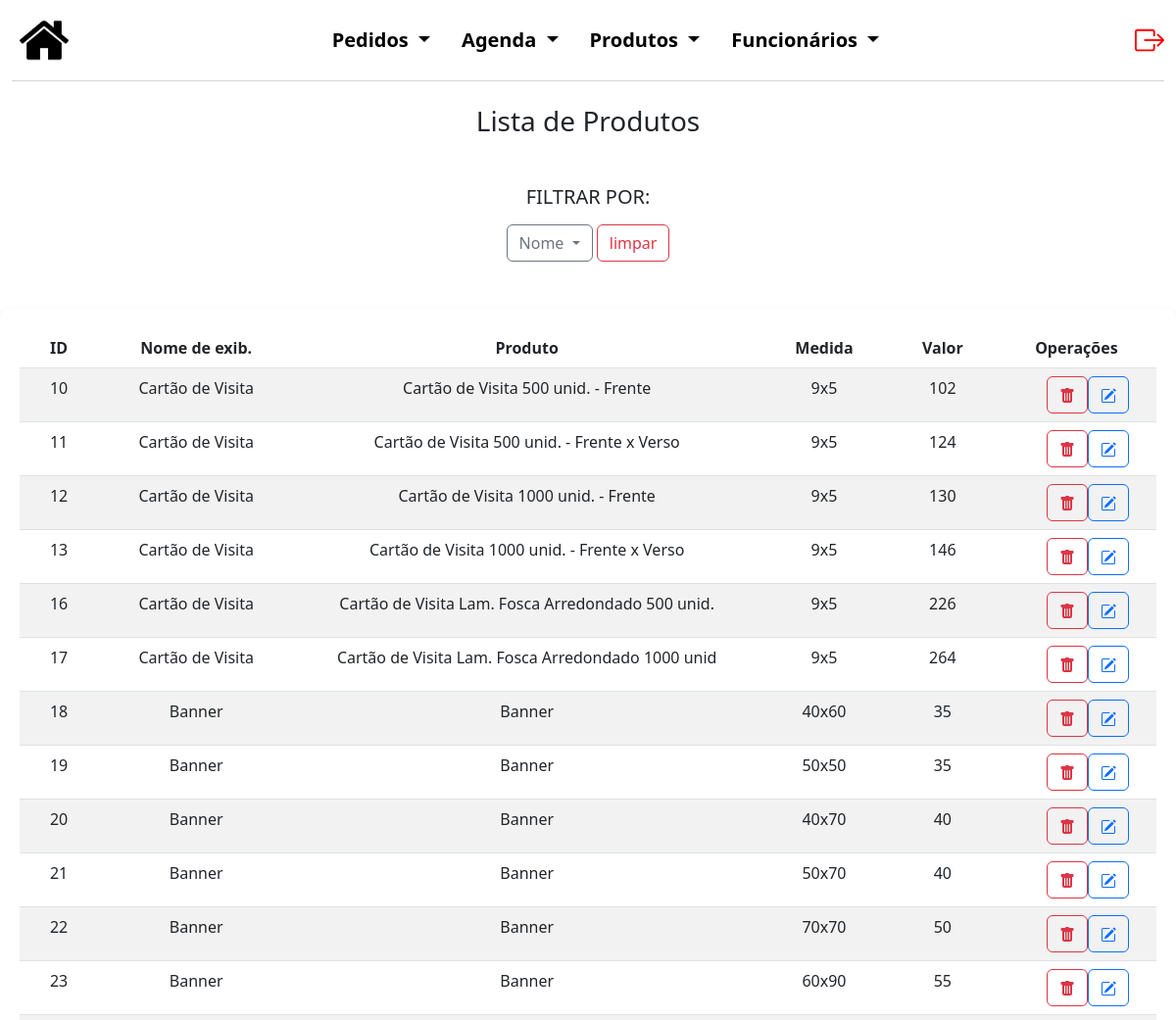
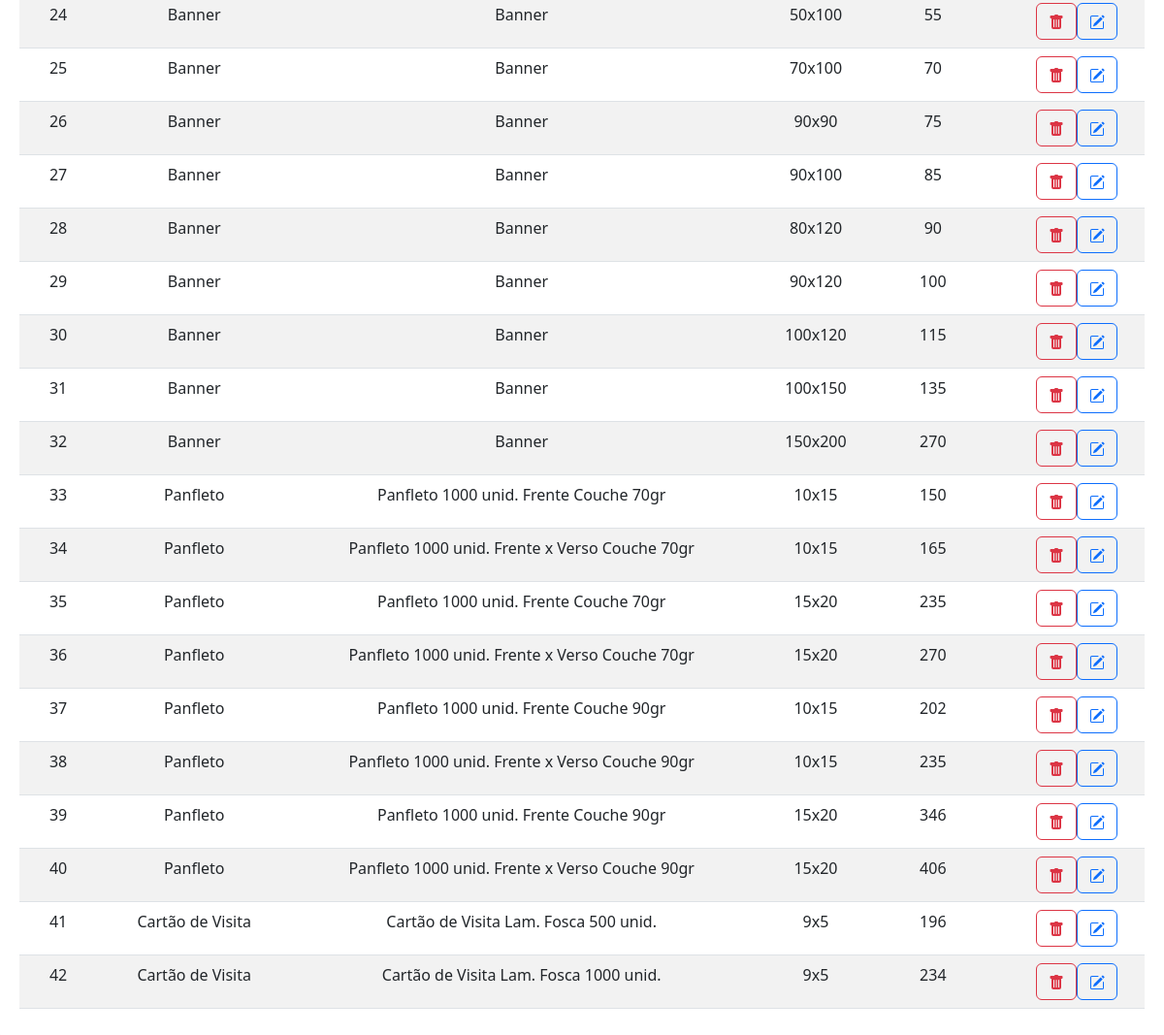
Screenshot of /Sistema/produto/editProd.php (signed in) with the database file from the repository (2 pictures, top to bottom).
### tables this page shows
CREATE TABLE `produtos` (
  `codPro` int(5) NOT NULL,
  `codCat` int(5) NOT NULL,
  `nomeExib` varchar(50) NOT NULL,
  `nomeCat` varchar(50) NOT NULL,
  `medida` varchar(50) NOT NULL,
  `valor` decimal(10,0) NOT NULL,
  `imagem` text NOT NULL
);

### Sistema/produto/editProd.php (the view, shortened to what this page needs)
<?php
$conexao = novaConexao();
$registros = [];
$erro = false;
try {
    $sql = "SELECT * FROM produtos";
    $stmt = $conexao->prepare($sql);
    $stmt->execute();
    $registros = $stmt->fetchAll(PDO::FETCH_ASSOC);
} catch (PDOException $e) {
    $erro = true;
    echo "Erro: " . $e->getMessage();
}
?>
<!DOCTYPE html>
<html lang="pt-BR">
<head>
    <link href="https://cdn.jsdelivr.net/npm/bootstrap@5.3.0/dist/css/bootstrap.min.css" rel="stylesheet">
    <link rel="stylesheet" href="../style.css">
</head>
<body>
    <div class="container-fluid cabecalho">
        <nav class="navbar navbar-light navbar-expand-md" style="background-color: #FFFF;">
            <a class="nav justify-content-start m-2" href="../admInicial.php">
                <img src="../img/back.png">
            </a>
            <div class="collapse navbar-collapse justify-content-center" id="navegacao">
                <ul class="nav nav-pills justify-content-center listas">
                    <li class="nav-item dropdown">
                        <a class="nav-link dropdown-toggle cor_fonte" href="#" id="navbarDropdownMenuLink"
                            data-bs-toggle="dropdown" aria-haspopup="true" aria-expanded="false">
                            Pedidos
                        </a>
                    </li>
                    <li class="nav-item dropdown">
                        <a class="nav-link dropdown-toggle cor_fonte" href="#" id="navbarDropdownMenuLink"
                            data-bs-toggle="dropdown" aria-haspopup="true" aria-expanded="false">
                            Agenda
                        </a>
                    </li>
                    <li class="nav-item dropdown">
                        <a class="nav-link dropdown-toggle cor_fonte" href="#" id="navbarDropdownMenuLink"
                            data-bs-toggle="dropdown" aria-haspopup="true" aria-expanded="false">
                            Produtos
                        </a>
                    </li>
                    <li class="nav-item dropdown">
                        <a class="nav-link dropdown-toggle cor_fonte" href="#" id="navbarDropdownMenuLink"
                            data-bs-toggle="dropdown" aria-haspopup="true" aria-expanded="false">
                            Funcionários
                        </a>
                    </li>
                </ul>
            </div>
            <a href="../logout.php" class="nav-link justify-content-end" style="color: red;">
            </a>
        </nav>
    </div>
    <h3 class="text-center mb-5">Lista de Produtos</h3>
    <div class="container mt-5 mb-5">
        <div class="row justify-content-center text-center">
            <h5 class="mb-3">FILTRAR POR:</h5>
            <div class="dropdown">
                <form method="POST">
                    <button class="btn btn-outline-secondary dropdown-toggle" type="button" id="dropdownMenuButton"
                        data-bs-toggle="dropdown" aria-expanded="false">
                        Nome
                    </button>
                    <button type="submit" class="btn btn-outline-danger" name="limpar" value="pendente">limpar
                    </button>
                </form>
            </div>
        </div>
    </div>
    <?php if ($erro): ?>
        <div class="alert alert-danger" role="alert">
            Não foi possível carregar os dados.
        </div>
    <?php else: ?>
        <div class="container consContainer">
            <table class="table table-striped">
                <thead>
                    <tr>
                        <th>
                            <div class="row justify-content-center text-center titleCons">
                                ID
                            </div>
                        </th>
                        <th>
                            <div class="row justify-content-center titleCons">
                                Nome de exib.
                            </div>
                        </th>
                        <th>
                            <div class="row justify-content-center titleCons">
                                Produto
                            </div>
                        </th>
                        <th>
                            <div class="row justify-content-center text-center titleCons">
                                Medida
                            </div>
                        </th>
                        <th>
                            <div class="row justify-content-center text-center titleCons">
                                Valor
                            </div>
                        </th>
                        <th>
                            <div class="row justify-content-center text-center titleCons">
                                Operações
                            </div>
                        </th>
                    </tr>
                </thead>
                <tbody>
                    <?php foreach ($registros as $registro): ?>
                        <tr>
                            <td>
                                <div class="row justify-content-center registro">
                                    <?php echo ($registro['codPro']); ?>
                                </div>
                            </td>
                            <td>
                                <div class="row justify-content-center registro">
                                    <?php echo ($registro['nomeExib']); ?>
                                </div>
                            </td>
                            <td>
                                <div class="row justify-content-center registro">
                                    <?php echo ($registro['nomeCat']); ?>
                                </div>
                            </td>
                            <td>
                                <div class="row justify-content-center registro">
                                    <?php echo ($registro['medida']); ?>
                                </div>
                            </td>
                            <td>
                                <div class="row justify-content-center registro">
                                    <?php echo ($registro['valor']); ?>
                                </div>
                            </td>
                            <td>
                                <div class="row text-center justify-content-center operacoes">
                                    <div class="col-3 oprBtn">
                                        <form method="POST">
                                            <button type="submit" name="delete" class="btn btn-outline-danger">
                                            </button>
                                        </form>
                                    </div>
                                    <div class="col-3 oprBtn">
                                        <form method="POST">
                                            <button type="submit" name="edit" class="btn btn-outline-primary">
                                            </button>
                                        </form>
                                    </div>
                                </div>
                            </td>
                        </tr>
                    <?php endforeach; ?>
                </tbody>
            </table>
        </div>
    <?php endif; ?>
</body>
</html>

### Sistema/style.css (style rules this page uses)
.cabecalho { margin-bottom: 2%; }
.cor_fonte { color: black; font-weight: bold; text-decoration: none; font-size: 20px; }
.cabecalho img { height: 50px; }
#navbarDropdownMenuLink { background-color: #ffffff; }
nav { border-bottom: 1px solid rgb(210, 211, 211); }
.nav-item.dropdown .nav-link { color: black }
.consContainer { max-width: 1580px; margin: auto; padding: 20px; border-radius: 10px; box-shadow: 0.5px 10px 15px rgba(0, 0, 0, 0.2); }
.titleCons { margin-left: 15px; margin-right: 15px; }

### rows the page displays
produtos: codPro "10", nomeExib "Cartão de Visita", nomeCat "Cartão de Visita 500 unid. - Frente", medida "9x5", valor "102"
produtos: codPro "11", nomeExib "Cartão de Visita", nomeCat "Cartão de Visita 500 unid. - Frente x Verso", medida "9x5", valor "124"
produtos: codPro "12", nomeExib "Cartão de Visita", nomeCat "Cartão de Visita 1000 unid. - Frente", medida "9x5", valor "130"
produtos: codPro "13", nomeExib "Cartão de Visita", nomeCat "Cartão de Visita 1000 unid. - Frente x Verso", medida "9x5", valor "146"
produtos: codPro "16", nomeExib "Cartão de Visita", nomeCat "Cartão de Visita Lam. Fosca Arredondado 500 unid.", medida "9x5", valor "226"
produtos: codPro "17", nomeExib "Cartão de Visita", nomeCat "Cartão de Visita Lam. Fosca Arredondado 1000 unid", medida "9x5", valor "264"
produtos: codPro "18", nomeExib "Banner", nomeCat "Banner", medida "40x60", valor "35"
produtos: codPro "19", nomeExib "Banner", nomeCat "Banner", medida "50x50", valor "35"
produtos: codPro "20", nomeExib "Banner", nomeCat "Banner", medida "40x70", valor "40"
produtos: codPro "21", nomeExib "Banner", nomeCat "Banner", medida "50x70", valor "40"
produtos: codPro "22", nomeExib "Banner", nomeCat "Banner", medida "70x70", valor "50"
produtos: codPro "23", nomeExib "Banner", nomeCat "Banner", medida "60x90", valor "55"
produtos: codPro "24", nomeExib "Banner", nomeCat "Banner", medida "50x100", valor "55"
produtos: codPro "25", nomeExib "Banner", nomeCat "Banner", medida "70x100", valor "70"
produtos: codPro "26", nomeExib "Banner", nomeCat "Banner", medida "90x90", valor "75"
produtos: codPro "27", nomeExib "Banner", nomeCat "Banner", medida "90x100", valor "85"
produtos: codPro "28", nomeExib "Banner", nomeCat "Banner", medida "80x120", valor "90"
produtos: codPro "29", nomeExib "Banner", nomeCat "Banner", medida "90x120", valor "100"
produtos: codPro "30", nomeExib "Banner", nomeCat "Banner", medida "100x120", valor "115"
produtos: codPro "31", nomeExib "Banner", nomeCat "Banner", medida "100x150", valor "135"
produtos: codPro "32", nomeExib "Banner", nomeCat "Banner", medida "150x200", valor "270"
produtos: codPro "33", nomeExib "Panfleto", nomeCat "Panfleto 1000 unid. Frente Couche 70gr", medida "10x15", valor "150"
produtos: codPro "34", nomeExib "Panfleto", nomeCat "Panfleto 1000 unid. Frente x Verso Couche 70gr", medida "10x15", valor "165"
produtos: codPro "35", nomeExib "Panfleto", nomeCat "Panfleto 1000 unid. Frente Couche 70gr", medida "15x20", valor "235"
produtos: codPro "36", nomeExib "Panfleto", nomeCat "Panfleto 1000 unid. Frente x Verso Couche 70gr", medida "15x20", valor "270"
produtos: codPro "37", nomeExib "Panfleto", nomeCat "Panfleto 1000 unid. Frente Couche 90gr", medida "10x15", valor "202"
produtos: codPro "38", nomeExib "Panfleto", nomeCat "Panfleto 1000 unid. Frente x Verso Couche 90gr", medida "10x15", valor "235"
produtos: codPro "39", nomeExib "Panfleto", nomeCat "Panfleto 1000 unid. Frente Couche 90gr", medida "15x20", valor "346"
produtos: codPro "40", nomeExib "Panfleto", nomeCat "Panfleto 1000 unid. Frente x Verso Couche 90gr", medida "15x20", valor "406"
produtos: codPro "41", nomeExib "Cartão de Visita", nomeCat "Cartão de Visita Lam. Fosca 500 unid.", medida "9x5", valor "196"
produtos: codPro "42", nomeExib "Cartão de Visita", nomeCat "Cartão de Visita Lam. Fosca 1000 unid.", medida "9x5", valor "234"
